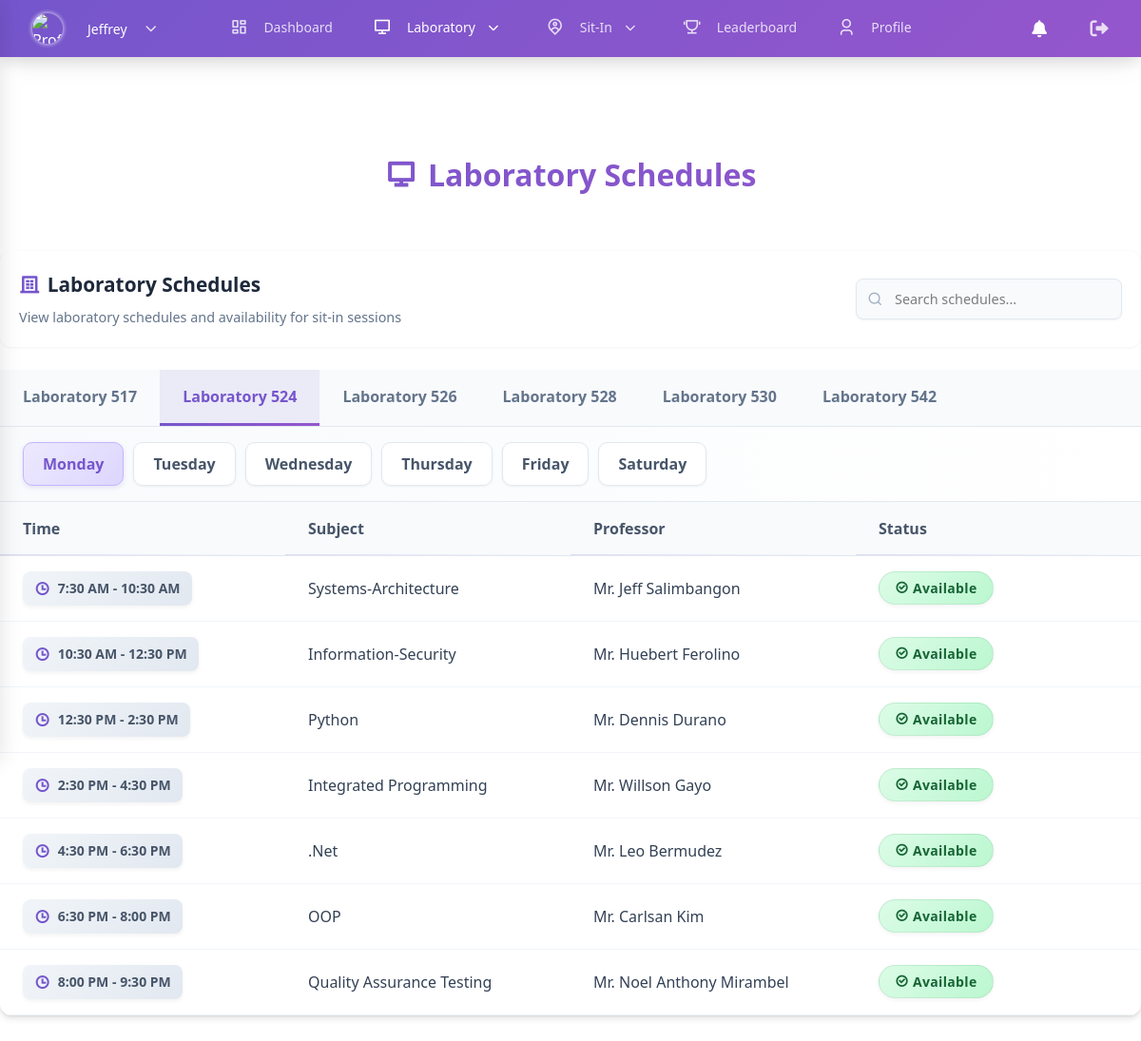
The app's page /view/student_laboratories.php?lab=Laboratory 524 (signed in) with its own data.
### tables this page shows
CREATE TABLE `lab_schedules` (
  `id` int(11) NOT NULL,
  `day` enum('Monday','Tuesday','Wednesday','Thursday','Friday','Saturday') NOT NULL,
  `laboratory` varchar(50) NOT NULL,
  `time_start` time NOT NULL,
  `time_end` time NOT NULL,
  `subject` varchar(100) NOT NULL,
  `professor` varchar(100) NOT NULL,
  `created_at` timestamp NOT NULL DEFAULT current_timestamp(),
  `updated_at` timestamp NOT NULL DEFAULT current_timestamp() ON UPDATE current_timestamp(),
  `status` enum('Available','In-Class') NOT NULL DEFAULT 'Available'
);

### view/student_laboratories.php (the view, shortened to what this page needs)
<?php
require_once '../config/db_connect.php';
$selected_lab = isset($_GET['lab']) ? $_GET['lab'] : 'Laboratory 517';
$selected_day = isset($_GET['day']) ? $_GET['day'] : 'Monday';
$lab_schedules = [];
$sql = "SELECT * FROM lab_schedules WHERE laboratory = ? AND day = ? ORDER BY time_start";
$stmt = $conn->prepare($sql);
$stmt->bind_param("ss", $selected_lab, $selected_day);
$stmt->execute();
$result = $stmt->get_result();
if ($result) {
    while ($row = $result->fetch_assoc()) {
        $lab_schedules[] = $row;
    }
}
?>
<!DOCTYPE html>
<html lang="en">
<head>
    <link rel="stylesheet" href="../assets/css/styles.css">
    <link rel="stylesheet" href="../assets/css/admin.css">
    <link rel="stylesheet" href="../assets/css/student_nav.css">
    <link rel="stylesheet" href="../assets/css/notification.css">
    <link rel="stylesheet" href="https://cdnjs.cloudflare.com/ajax/libs/font-awesome/6.0.0/css/all.min.css">
    <link rel="stylesheet" href="https://cdnjs.cloudflare.com/ajax/libs/remixicon/4.6.0/remixicon.css">
    <script src="https://unpkg.com/@tailwindcss/browser@4"></script>
</head>
<body>
    <div class="nav-container">
    <div class="nav-wrapper">
        <div class="nav-profile">
            <div class="profile-trigger" id="profile-trigger">
                <img src="<?php echo isset($_SESSION['profile_image']) ? htmlspecialchars($_SESSION['profile_image']) : '../assets/images/logo/AVATAR.png'; ?>"
                     alt="Profile">
                <span class="username"><?php echo htmlspecialchars($_SESSION['username']); ?></span>
                <i class="fas fa-chevron-down"></i>
            </div>
        </div>
        <nav class="nav-links">
            <a href="dashboard.php" class="nav-link <?php echo basename($_SERVER['PHP_SELF']) === 'dashboard.php' ? 'active' : ''; ?>">
                <i class="ri-dashboard-line"></i>
                <span>Dashboard</span>
            </a>
            <div class="nav-dropdown">
                <div class="nav-link dropdown-toggle <?php echo in_array(basename($_SERVER['PHP_SELF']), ['student_laboratories.php', 'student_resources.php']) ? 'active' : ''; ?>">
                    <i class="ri-computer-line"></i>
                    <span>Laboratory</span>
                    <i class="fas fa-chevron-down dropdown-icon"></i>
                </div>
            </div>
            <div class="nav-dropdown">
                <div class="nav-link dropdown-toggle <?php echo in_array(basename($_SERVER['PHP_SELF']), ['sit-in.php', 'reservation.php', 'history.php']) ? 'active' : ''; ?>">
                    <i class="ri-map-pin-user-line"></i>
                    <span>Sit-In</span>
                    <i class="fas fa-chevron-down dropdown-icon"></i>
                </div>
            </div>
            <a href="student_leaderboard.php" class="nav-link <?php echo basename($_SERVER['PHP_SELF']) === 'student_leaderboard.php' ? 'active' : ''; ?>">
                <i class="ri-trophy-line"></i>
                <span>Leaderboard</span>
            </a>
            <a href="profile.php" class="nav-link <?php echo basename($_SERVER['PHP_SELF']) === 'profile.php' ? 'active' : ''; ?>">
            <i class="ri-user-3-line"></i>
                <span>Profile</span>
            </a>
        </nav>
        <div class="nav-actions">
            <div class="notification-icon" id="notification-toggle">
                <i class="fas fa-bell"></i>
            </div>
            <a href="../auth/logout.php" class="action-link">
                <i class="fas fa-sign-out-alt"></i>
            </a>
        </div>
    </div>
</div>
    <div class="content-wrapper">
        <div class="dashboard-header">
            <div class="dashboard-title">
                <i class="ri-computer-line"></i>
                <span>Laboratory Schedules</span>
            </div>
        </div>
        <div class="table-wrapper">
            <div class="container-header">
                <div class="header-content">
                    <div class="header-left">
                        <h2><i class="ri-building-4-line"></i> Laboratory Schedules</h2>
                        <p>View laboratory schedules and availability for sit-in sessions</p>
                    </div>
                    <div class="header-right">
                        <div class="search-container">
                            <input type="text" id="searchInput" class="search-input" placeholder="Search schedules...">
                            <span class="search-icon">
                            </span>
                        </div>
                    </div>
                </div>
            </div>
            <div class="filter-tabs">
                <div class="filter-tab <?php echo $selected_lab == 'Laboratory 517' ? 'active' : ''; ?>" data-target="lab-517">Laboratory 517</div>
                <div class="filter-tab <?php echo $selected_lab == 'Laboratory 524' ? 'active' : ''; ?>" data-target="lab-524">Laboratory 524</div>
                <div class="filter-tab <?php echo $selected_lab == 'Laboratory 526' ? 'active' : ''; ?>" data-target="lab-526">Laboratory 526</div>
                <div class="filter-tab <?php echo $selected_lab == 'Laboratory 528' ? 'active' : ''; ?>" data-target="lab-528">Laboratory 528</div>
                <div class="filter-tab <?php echo $selected_lab == 'Laboratory 530' ? 'active' : ''; ?>" data-target="lab-530">Laboratory 530</div>
                <div class="filter-tab <?php echo $selected_lab == 'Laboratory 542' ? 'active' : ''; ?>" data-target="lab-542">Laboratory 542</div>
            </div>
            <div class="day-selection">
                <div class="day-buttons">
                    <button class="day-btn <?php echo $selected_day == 'Monday' ? 'active' : ''; ?>" data-day="Monday">Monday</button>
                    <button class="day-btn <?php echo $selected_day == 'Tuesday' ? 'active' : ''; ?>" data-day="Tuesday">Tuesday</button>
                    <button class="day-btn <?php echo $selected_day == 'Wednesday' ? 'active' : ''; ?>" data-day="Wednesday">Wednesday</button>
                    <button class="day-btn <?php echo $selected_day == 'Thursday' ? 'active' : ''; ?>" data-day="Thursday">Thursday</button>
                    <button class="day-btn <?php echo $selected_day == 'Friday' ? 'active' : ''; ?>" data-day="Friday">Friday</button>
                    <button class="day-btn <?php echo $selected_day == 'Saturday' ? 'active' : ''; ?>" data-day="Saturday">Saturday</button>
                </div>
            </div>
            <div class="table-container">
                <table class="modern-table">
                    <thead>
                        <tr>
                            <th class="w-1/4">Time</th>
                            <th class="w-1/4">Subject</th>
                            <th class="w-1/4">Professor</th>
                            <th class="w-1/4">Status</th>
                        </tr>
                    </thead>
                    <tbody id="schedule-table-body">
                        <?php if (empty($lab_schedules)): ?>
                        <tr>
                            <td colspan="4" class="empty-state">
                                <div class="empty-state-content">
                                    <i class="ri-calendar-todo-line"></i>
                                    <p>No schedules found for <?php echo htmlspecialchars($selected_lab); ?> on <?php echo htmlspecialchars($selected_day); ?></p>
                                </div>
                            </td>
                        </tr>
                        <?php else: ?>
                            <?php foreach ($lab_schedules as $schedule): ?>
                            <tr>
                                <td>
                                    <span class="time-badge">
                                        <i class="ri-time-line"></i>
                                        <?php
                                            $time_start = new DateTime($schedule['time_start']);
                                            $time_end = new DateTime($schedule['time_end']);
                                            echo $time_start->format('g:i A') . ' - ' . $time_end->format('g:i A');
                                        ?>
                                    </span>
                                </td>
                                <td><?php echo htmlspecialchars($schedule['subject']); ?></td>
                                <td><?php echo htmlspecialchars($schedule['professor']); ?></td>
                                <td>
                                    <?php
                                    $now = new DateTime();
                                    $is_current = ($now >= $time_start && $now <= $time_end && date('l') == $selected_day);
                                    $status = isset($schedule['status']) ? $schedule['status'] : 'Available';
                                    if ($is_current):
                                    ?>
                                        <span class="status-badge occupied">
                                            <i class="ri-user-line mr-1"></i> Occupied
                                        </span>
                                    <?php elseif ($status == 'In-Class'): ?>
                                        <span class="status-badge in-class">
                                            <i class="ri-time-line mr-1"></i> In-Class
                                        </span>
                                    <?php else: ?>
                                        <span class="status-badge available">
                                            <i class="ri-checkbox-circle-line mr-1"></i> Available
                                        </span>
                                    <?php endif; ?>
                                </td>
                            </tr>
                            <?php endforeach; ?>
                        <?php endif; ?>
                    </tbody>
                </table>
            </div>
        </div>
    </div>
</body>
</html>

### assets/css/styles.css (style rules this page uses)
:root { --primary-color: rgba(117,86,204,1); --secondary-color: rgba(213,105,167,1); --nav-height: 60px; }
body { font-family: 'Segoe UI', Tahoma, Geneva, Verdana, sans-serif; margin: 0; padding: 0; min-height: 100vh; background-color: #ffffff; }
.nav-container { margin: 0 auto; width: 100%; position: fixed; top: 0; background: linear-gradient(135deg, var(--primary-color), var(--secondary-color)); z-index: 1000; color: white; box-shadow: 0 4px 15px rgba(0, 0, 0, 0.1), 0 8px 30px -5px rgba(0, 0, 0, 0.1); }
.nav-container a { color: rgba(255, 255, 255, 0.8); }
.nav-container .profile-trigger { transition: all 0.3s ease; }
.nav-container .profile-trigger img { box-shadow: 0 0 0 2px rgba(255, 255, 255, 0.1); }
.nav-wrapper { max-width: 1650px; margin: 0 auto; display: flex; justify-content: space-between; align-items: center; padding: 0 1rem; height: var(--nav-height); }
.nav-profile { flex: 1; }
.profile-trigger { display: flex; align-items: center; gap: 0.75rem; cursor: pointer; padding: 0.5rem; border-radius: 0.5rem; transition: background-color 0.2s; }
.profile-trigger img { width: 2rem; height: 2rem; border-radius: 50%; object-fit: cover; border: 2px solid rgba(255, 255, 255, 0.2); }
.profile-trigger .username { color: white; font-size: 0.875rem; font-weight: 500; }
.profile-trigger i { color: rgba(255, 255, 255, 0.8); font-size: 0.75rem; }
.nav-links { display: flex; gap: 1.5rem; align-items: center; }
.nav-link { display: flex; align-items: center; gap: 0.5rem; padding: 0.75rem 1rem; color: rgba(255, 255, 255, 0.8); text-decoration: none; font-weight: 500; font-size: 0.875rem; border-bottom: 2px solid transparent; transition: all 0.2s; }
.nav-link.active { color: white; }
.nav-link i { font-size: 0.9rem; }
.nav-actions { flex: 1; display: flex; justify-content: flex-end; gap: 1rem; }
.action-link { color: rgba(255, 255, 255, 0.8); padding: 0rem; border-radius: 0.5rem; transition: all 0.2s; }

### assets/css/admin.css (style rules this page uses)
.dashboard-header { margin-top: 5rem; margin-bottom: 2rem; background: linear-gradient(135deg, #7556cc 0%, #9556cc 100%); -webkit-background-clip: text; background-clip: text; -webkit-text-fill-color: transparent; padding-bottom: 1rem; text-align: center; }
.dashboard-title { font-size: 2rem; font-weight: 700; color: #7556cc !important; margin-bottom: 0.5rem; display: inline-flex; align-items: center; gap: 0.75rem; }

### assets/css/student_nav.css (style rules this page uses)
.nav-container { margin: 0 auto; width: 100%; position: fixed; top: 0; background: linear-gradient(135deg, #7556cc 0%, #9556cc 100%); z-index: 1000; color: white; box-shadow: 0 4px 15px rgba(0, 0, 0, 0.1), 0 8px 30px -5px rgba(0, 0, 0, 0.1); }
.nav-wrapper { display: flex; justify-content: space-between; align-items: center; padding: 0 1.5rem; max-width: 1400px; margin: 0 auto; height: 60px; position: relative; }
.nav-profile { display: flex; align-items: center; }
.profile-trigger { display: flex; align-items: center; cursor: pointer; padding: 0.5rem; border-radius: 0.5rem; transition: all 0.3s ease; }
.profile-trigger img { width: 36px; height: 36px; border-radius: 50%; object-fit: cover; margin-right: 0.75rem; border: 2px solid rgba(255, 255, 255, 0.3); }
.username { font-weight: 500; margin-right: 0.5rem; }
.nav-links { display: flex; align-items: center; justify-content: center; gap: 10px; position: relative; }
.nav-link { display: flex; align-items: center; color: white; text-decoration: none; padding: 0.75rem 1rem; border-radius: 0.5rem; position: relative; transition: all 0.3s ease; }
.nav-link i { margin-right: 0.5rem; font-size: 1.2rem; }
.nav-link.active { font-weight: 500; }
.nav-actions { display: flex; gap: 1rem; }
.action-link { color: white; font-size: 1.2rem; display: flex; align-items: center; justify-content: center; width: 2.5rem; height: 2.5rem; transition: all 0.3s ease; }
.notification-icon { position: relative; width: 2.5rem; height: 2.5rem; display: flex; align-items: center; justify-content: center; cursor: pointer; padding-top: 1rem; transition: all 0.3s ease; }
.notification-icon i { font-size: 1.2rem; }
.nav-dropdown { position: relative; display: flex; flex-direction: column; }
.dropdown-toggle { cursor: pointer; display: flex; align-items: center; color: rgba(255, 255, 255, 0.8); padding: 0.75rem 1rem; border-radius: 0.5rem; transition: all 0.3s ease; }
.dropdown-toggle.active { font-weight: 500; }
.dropdown-icon { margin-left: 6px; font-size: 0.7rem; transition: transform 0.2s; }
.nav-link .dropdown-icon { margin-left: 6px; font-size: 0.7rem; transition: transform 0.2s; }

### records on screen
lab_schedules: time_start "7:30 AM", time_end "10:30 AM", subject "Systems-Architecture", professor "Mr. Jeff Salimbangon", status "Available" (drawn)
lab_schedules: time_start "10:30 AM", time_end "12:30 PM", subject "Information-Security", professor "Mr. Huebert Ferolino", status "Available" (drawn)
lab_schedules: time_start "12:30 PM", time_end "2:30 PM", subject "Python", professor "Mr. Dennis Durano", status "Available" (drawn)
lab_schedules: time_start "2:30 PM", time_end "4:30 PM", subject "Integrated Programming", professor "Mr. Willson Gayo", status "Available" (drawn)
lab_schedules: time_start "4:30 PM", time_end "6:30 PM", subject ".Net", professor "Mr. Leo Bermudez", status "Available" (drawn)
lab_schedules: time_start "6:30 PM", time_end "8:00 PM", subject "OOP", professor "Mr. Carlsan Kim", status "Available" (drawn)
lab_schedules: time_start "8:00 PM", time_end "9:30 PM", subject "Quality Assurance Testing", professor "Mr. Noel Anthony Mirambel", status "Available" (drawn)

### other values on screen
$_SESSION['username'] "Jeffrey"
